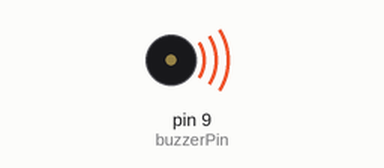
Recording of a sketch running on a simulated Arduino Uno, built with avr-gcc and run on an emulated ATmega328P. Shown: buzzer (waves = sounding).

Above: at 1.2 s.
At 6.42 s:
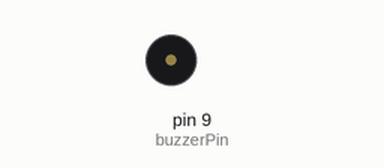
Timing chart, 0 to 8.3 s (numbered marks = the images above):
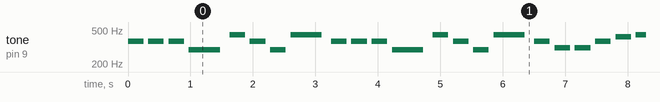

Measured:
- by itself, tone on pin 9 (buzzerPin): plays 370 Hz for 0.25 s, 370 Hz for 0.25 s, 370 Hz for 0.25 s, 294 Hz for 0.50 s, 440 Hz for 0.25 s, 370 Hz for 0.25 s … (355 notes in this stretch)

The sketch:

buzzer_starwars_2.ino
```cpp
// Buzzer'ın bağlı olduğu pin
const int buzzerPin = 9;

// Imperial March notaları
int imperialMarchMelody[] = {
  370, 370, 370, 294, 440, 370, 294, 440,
  370, 370, 370, 294, 440, 370, 294, 440,
  370, 311, 311, 370, 415, 440, 370, 294,
  440, 370, 370, 370, 494, 466, 440, 370, 294,
  370, 415, 440, 370, 294, 440
};

// Imperial March zamanlamaları
int imperialMarchNoteDurations[] = {
  4, 4, 4, 2, 4, 4, 4, 2,
  4, 4, 4, 2, 4, 4, 4, 2,
  4, 4, 4, 4, 4, 4, 4, 2,
  4, 4, 4, 4, 4, 4, 4, 4, 4,
  4, 4, 4, 4, 4, 4
};

void setup() {
  // Buzzer pinini çıkış olarak ayarla
  pinMode(buzzerPin, OUTPUT);
}

void loop() {
  // Imperial March'ı çal
  playImperialMarchMelody();
}

void playImperialMarchMelody() {
  // Müziği notalara ve zamanlamalara göre çal
  for (int i = 0; i < sizeof(imperialMarchMelody) / sizeof(imperialMarchMelody[0]); i++) {
    int noteDuration = 1000 / imperialMarchNoteDurations[i];
    tone(buzzerPin, imperialMarchMelody[i], noteDuration);
    int pauseBetweenNotes = noteDuration * 1.30;
    delay(pauseBetweenNotes);
    noTone(buzzerPin);
  }
}
```
